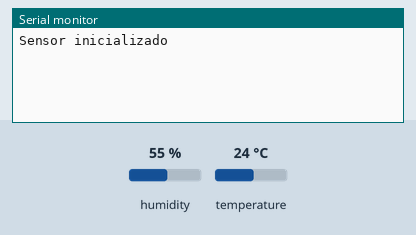
A sketch run on a simulated ESP8266 (Wemos D1 mini). On the bench: the last lines printed to the serial monitor. The inputs (shaded band) are chosen by the test bench; at power-on: humidity 55 %, temperature 24 °C. WiFi joins after 1.5 s; servers stay silent unless stated; uploads are accepted with an empty reply; random numbers use the default seed unless the sketch sets one.

Above: at 1.2 s.
1.3 s: humidity set to 22 %
At 1.66 s:
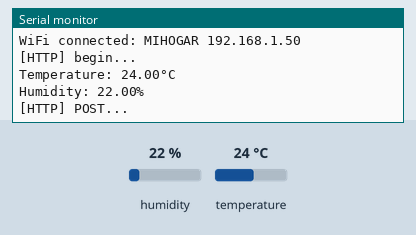
At 2.9 s:
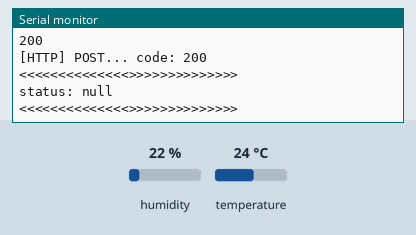

The sketch:

Post_Request_Wemos_D1_DHT22.ino
```cpp
#include <ESP8266WiFi.h>
#include <ESP8266HTTPClient.h>
#include <ArduinoJson.h>
#include <ESP8266WiFiMulti.h>
#include <Adafruit_Sensor.h>
#include <DHT.h>
#include <DHT_U.h>
#define DHTPIN D6      // Digital pin connected to the DHT sensor
#define DHTTYPE DHT22  // DHT 22
DHT_Unified dht(DHTPIN, DHTTYPE);
uint32_t delayMS;

#define SERVER_IP "sensores.enlacetecnologias.mx/api/datos"
ESP8266WiFiMulti wifiMulti;
const uint32_t connectTimeoutMs = 5000;

void setup() {
  Serial.begin(115200);
  inicializandoWIFI();
  inicializandoSensorDHT();
}

void loop() {
  // wait for WiFi connection
  // if ((WiFi.status() == WL_CONNECTED)) {
  if (wifiMulti.run(connectTimeoutMs) == WL_CONNECTED) {

    imprimirConexion();

    WiFiClient client;
    HTTPClient http;

    Serial.print("[HTTP] begin...\n");
    // configure traged server and url
    http.begin(client, "http://" SERVER_IP);  //HTTP
    http.addHeader("Content-Type", "application/json");
    http.addHeader("Accept", "application/json");

    float temperatura = getTemperatura();
    float humedad = getHumedad();

    String temp = String(temperatura);
    String hum = String(humedad);

    Serial.print("[HTTP] POST...\n");
    // start connection and send HTTP header and body
    int httpCode = http.POST("{\"sensor\":\"ArduinoDHT22\",\"temperatura\":\"" + temp + "\",\"humedad\":\"" + hum + "\"}");
    Serial.println(httpCode);
    // httpCode will be negative on error
    if (httpCode > 0) {
      // HTTP header has been send and Server response header has been handled
      Serial.printf("[HTTP] POST... code: %d\n", httpCode);

      // file found at server
      if (httpCode == HTTP_CODE_OK) {

        DynamicJsonDocument doc(1024);
        String myJson = http.getString();
        deserializeJson(doc, myJson);
        JsonObject responseJson = doc.as<JsonObject>();
        String status = responseJson["status"];

        // for (JsonPair kv : responseJson) {
        //   if(kv.value().as<String>() == "DHT11") {
        //     Serial.println(kv.key().c_str());
        //     Serial.println(kv.value().as<String>());
        //   }
        // }

        Serial.println("<<<<<<<<<<<<<<>>>>>>>>>>>>>>");
        Serial.print("status: ");
        Serial.println(status);
        Serial.println("<<<<<<<<<<<<<<>>>>>>>>>>>>>>");
      }
    } else {
      Serial.printf("[HTTP] POST... failed, error: %s\n", http.errorToString(httpCode).c_str());
    }

    http.end();
  } else {
    Serial.println("WiFi not connected!");
  }
  delay(300000);
}

double randomDouble(double minf, double maxf) {
  return minf + random(1UL << 31) * (maxf - minf) / (1UL << 31);  // use 1ULL<<63 for max double values)
}

float getTemperatura() {

  sensors_event_t event;
  dht.temperature().getEvent(&event);
  if (isnan(event.temperature)) {
    Serial.println(F("Error reading temperature!"));
  } else {
    Serial.print(F("Temperature: "));
    Serial.print(event.temperature);
    Serial.println(F("°C"));
  }
  return event.temperature;
}

float getHumedad() {

  sensors_event_t event;
  // Get humidity event and print its value.
  dht.humidity().getEvent(&event);
  if (isnan(event.relative_humidity)) {
    Serial.println(F("Error reading humidity!"));
  } else {
    Serial.print(F("Humidity: "));
    Serial.print(event.relative_humidity);
    Serial.println(F("%"));
  }
  return event.relative_humidity;
}

void inicializandoWIFI() {

  WiFi.persistent(false);
  WiFi.mode(WIFI_STA);
  wifiMulti.addAP("MIHOGAR", "e256262024");
  wifiMulti.addAP("INFINITUM5537_5", "NuFRn5uTe4");
  wifiMulti.addAP("Redmi 9", "e256262024");
  wifiMulti.addAP("FamFlores", "e256262024");
}

void inicializandoSensorDHT() {
  dht.begin();
  Serial.println(F("Sensor inicializado"));
  // Print temperature sensor details.
  sensor_t sensor;
  dht.temperature().getSensor(&sensor);
  dht.humidity().getSensor(&sensor);
  delayMS = sensor.min_delay / 1000;
}

void imprimirConexion() {
  Serial.print("WiFi connected: ");
  Serial.print(WiFi.SSID());
  Serial.print(" ");
  Serial.println(WiFi.localIP());
}
```

Measured:
- after the input at 1.3 s, the serial monitor: prints a new line after 0.21 s (image 1)
